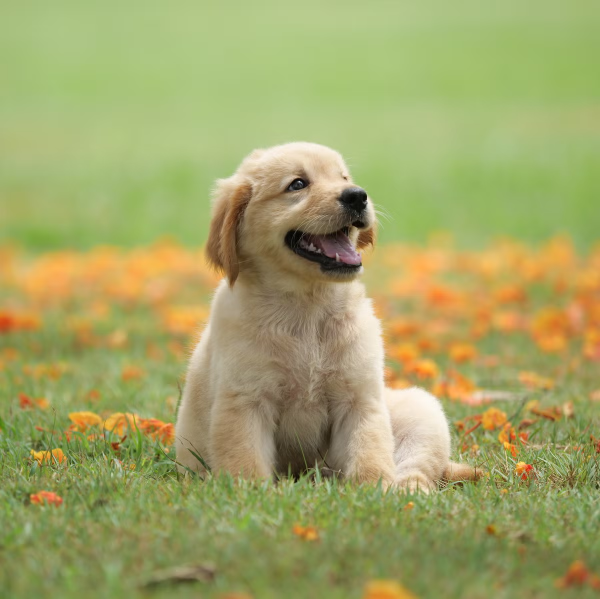
#> input picture Solutions/Lab 1/Exercise 4/images/original_image.png, 1200 x 1197 px (shown at 1/2 size)
$ jupyter execute lab1-ex4.ipynb
#> lines starting #> are read from the running program, lines starting #| are printed output that depends on the picture
[cell 1]
import cv2
import matplotlib.pyplot as plt

[cell 2]
# Load the image using OpenCV (which loads images in BGR format)
bgr_image = cv2.imread("images/original_image.png")
#> bgr_image is the input picture: shape (1197, 1200, 3); mean B, G, R 102.7, 164.1, 162

# Convert BGR to RGB for correct color representation in Matplotlib
rgb_image = cv2.cvtColor(bgr_image, cv2.COLOR_BGR2RGB)
plt.imshow(rgb_image) # Display the image

# shape is in the format (height, width, channels)
print("Original image shape:", rgb_image.shape)
#| Original image shape: (1197, 1200, 3)

[cell 3]
# Function: Show original images
def show_images(images, titles, cmap=None):
    plt.figure(figsize=(15, 10))
    for i in range(len(images)):
        plt.subplot(1, len(images), i + 1)
        plt.imshow(images[i], cmap=cmap)
        plt.title(titles[i])
        plt.axis('off')
    plt.show()

### 4.1. Cắt một vùng hình ảnh bất kỳ

[cell 4]
print("Original image shape:", rgb_image.shape)
#| Original image shape: (1197, 1200, 3)

# Crop the image (numpy slicing): TRỤC Y TRƯỚC - TRỤC X SAU (Height trước, Width sau)
x_start, y_start = 400, 300
x_end, y_end = 800, 700
cropped_image = rgb_image[y_start:y_end, x_start:x_end] # Crop vùng từ (y1:y2, x1:x2)
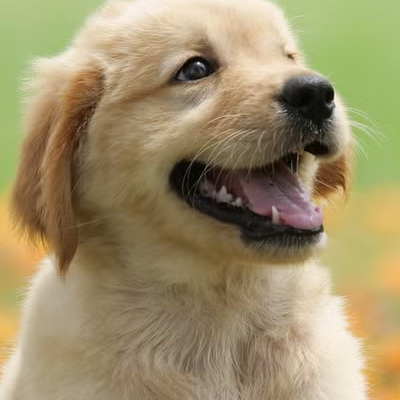
#> cropped_image: shape (400, 400, 3); mean R, G, B 158.5, 144.2, 106.7
print("Cropped image shape:", cropped_image.shape)
#| Cropped image shape: (400, 400, 3)

# Display the original image and cropped image
titles = ['Original Image', 'Cropped Image']
images = [rgb_image, cropped_image]
show_images(images, titles)
#> the loop in show_images, `for i in range(len(images)):` made 2 passes
#> in show_images, `plt.show()`:
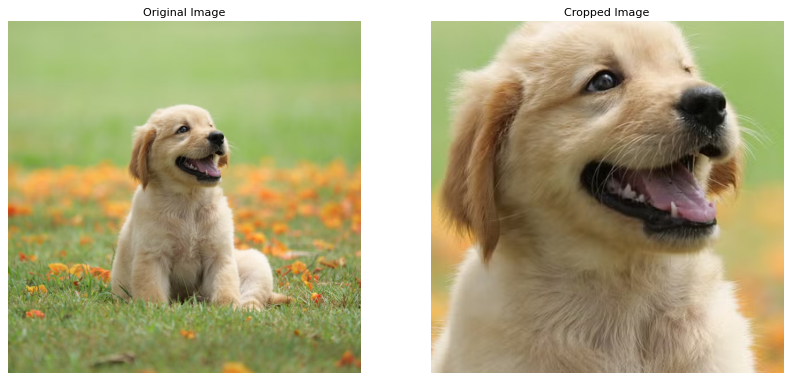
#> figure drawn by matplotlib, 2 panels

[cell 5]
# Explain the cropping coordinates
explain_cropping = cv2.imread("images/explain_cropping.png")
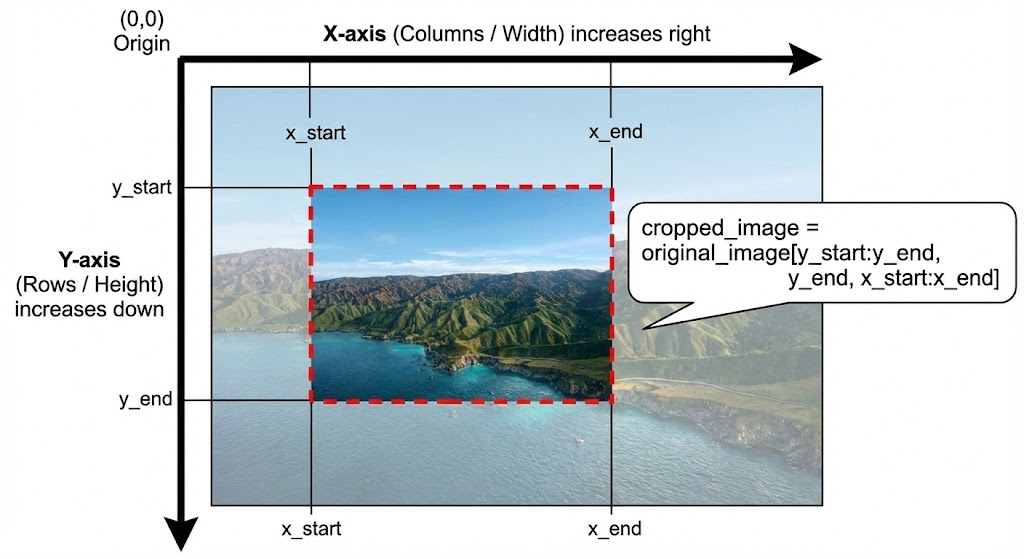
#> input picture Solutions/Lab 1/Exercise 4/images/explain_cropping.png, 1024 x 559 px
#> explain_cropping is the input picture: shape (559, 1024, 3); mean B, G, R 215, 210.3, 200.4
explain_cropping_rgb = cv2.cvtColor(explain_cropping, cv2.COLOR_BGR2RGB)
plt.imshow(explain_cropping_rgb)
plt.title('Cropping Coordinates Explanation')
plt.axis('off')
#> Out = (-0.5, 1023.5, 558.5, -0.5)

### 4.2. Thay đổi kích thước hình ảnh theo tỷ lệ hoặc kích thước cố định

[cell 6]
# Image resizing
new_width, new_height = 500, 500
resized_image = cv2.resize(rgb_image, (new_width, new_height))
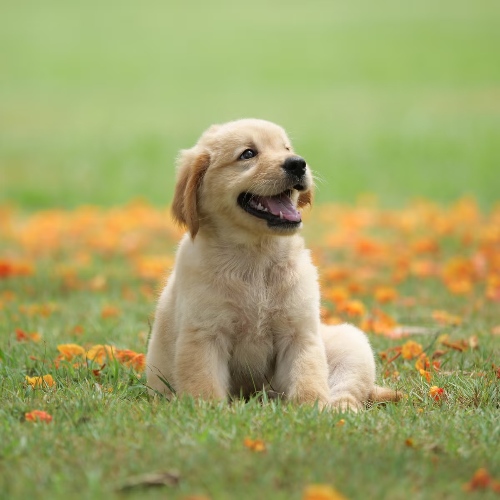
#> resized_image: shape (500, 500, 3); mean R, G, B 161.9, 164, 102.7
plt.imshow(resized_image)
plt.title(f'Resized Image to {new_width}x{new_height}')

# shape is in the format (height, width, channels)
print("Original image shape:", rgb_image.shape)
#| Original image shape: (1197, 1200, 3)

[cell 7]
# Image scaling
scale_percent = 50
scale_width = int(rgb_image.shape[1] * scale_percent / 100)
#> scale_width = 600
scale_height = int(rgb_image.shape[0] * scale_percent / 100)
#> scale_height = 598
scaled_image = cv2.resize(rgb_image, (scale_width, scale_height), interpolation=cv2.INTER_AREA)

plt.imshow(scaled_image)
print("Original image shape:", rgb_image.shape)
#| Original image shape: (1197, 1200, 3)
print("Scaled image shape:", scaled_image.shape)
#| Scaled image shape: (598, 600, 3)

[cell 8]
# Interpolation methods

# INTER NEAREST is fastest but lowest quality
upscale_nearest = cv2.resize(rgb_image, None, fx=1.5, fy=1.5, interpolation=cv2.INTER_NEAREST)

# INTER LINEAR is good for general purpose
upscale_bilinear = cv2.resize(rgb_image, None, fx=2.0, fy=2.0, interpolation=cv2.INTER_LINEAR)

# INTER CUBIC is better quality but slower
upscale_bicubic = cv2.resize(rgb_image, None, fx=2.5, fy=2.5, interpolation=cv2.INTER_CUBIC)

# INTER LANCZOS4 is high quality for upscaling
upscale_lanczos = cv2.resize(rgb_image, None, fx=3.0, fy=3.0, interpolation=cv2.INTER_LANCZOS4)

# INTER AREA is generally best for downscaling
downscaled = cv2.resize(rgb_image, None, fx=0.5, fy=0.5, interpolation=cv2.INTER_AREA)

# Save all resized images for comparison
images = [upscale_nearest, upscale_bilinear, upscale_bicubic, upscale_lanczos, downscaled]
titles = ['Upscale Nearest', 'Upscale Bilinear', 'Upscale Bicubic', 'Upscale Lanczos4', 'Downscaled Area']
for i in range(len(images)):
    cv2.imwrite(f'results/resized_{titles[i].lower().replace(" ", "_")}.png', cv2.cvtColor(images[i], cv2.COLOR_RGB2BGR))
#> this loop made 5 passes

# Display all resized images for comparison
show_images(images, titles)
#> the loop in show_images (call 2), `for i in range(len(images)):` made 5 passes
